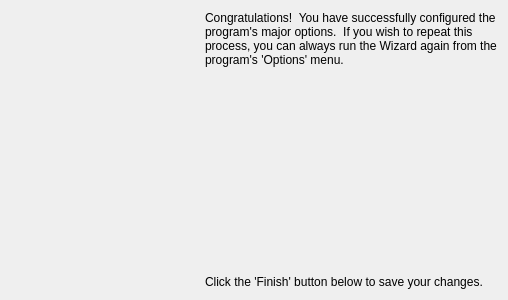
<?xml version="1.0" encoding="UTF-8"?>
<ui version="4.0">
 <class>CProgConfigFinishPage</class>
 <widget class="QWizardPage" name="CProgConfigFinishPage">
  <property name="geometry">
   <rect>
    <x>0</x>
    <y>0</y>
    <width>508</width>
    <height>300</height>
   </rect>
  </property>
  <property name="windowTitle">
   <string>WizardPage</string>
  </property>
  <layout class="QVBoxLayout" name="verticalLayout_2">
   <item>
    <layout class="QHBoxLayout" name="horizontalLayout">
     <item>
      <widget class="QLabel" name="label">
       <property name="text">
        <string/>
       </property>
       <property name="pixmap">
        <pixmap resource="images.qrc">:/newPrefix/resources/BridgeSceneGG2.bmp</pixmap>
       </property>
      </widget>
     </item>
     <item>
      <layout class="QVBoxLayout" name="verticalLayout">
       <item>
        <widget class="QLabel" name="label_2">
         <property name="maximumSize">
          <size>
           <width>310</width>
           <height>16777215</height>
          </size>
         </property>
         <property name="text">
          <string>Congratulations!  You have successfully configured the program's major options.  If you wish to repeat this process, you can always run the Wizard again from the program's 'Options' menu.</string>
         </property>
         <property name="wordWrap">
          <bool>true</bool>
         </property>
        </widget>
       </item>
       <item>
        <spacer name="verticalSpacer">
         <property name="orientation">
          <enum>Qt::Vertical</enum>
         </property>
         <property name="sizeHint" stdset="0">
          <size>
           <width>20</width>
           <height>40</height>
          </size>
         </property>
        </spacer>
       </item>
       <item>
        <widget class="QLabel" name="label_3">
         <property name="maximumSize">
          <size>
           <width>310</width>
           <height>16777215</height>
          </size>
         </property>
         <property name="text">
          <string>Click the 'Finish' button below to save your changes.</string>
         </property>
         <property name="wordWrap">
          <bool>true</bool>
         </property>
        </widget>
       </item>
      </layout>
     </item>
    </layout>
   </item>
  </layout>
 </widget>
 <resources>
  <include location="images.qrc"/>
 </resources>
 <connections/>
</ui>
